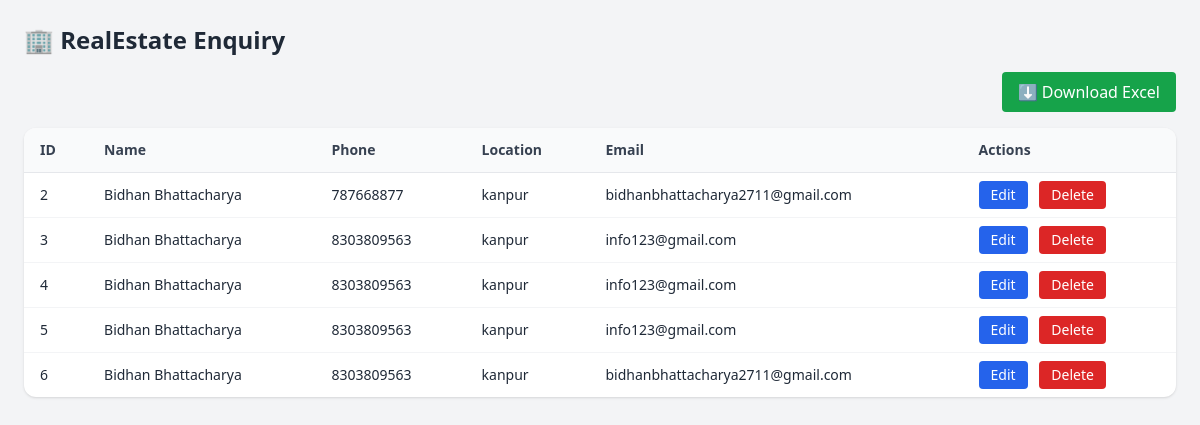
/RealStateenquirytable.php, run on the app's committed database.
### tables this page shows
CREATE TABLE IF NOT EXISTS `realstate_enquiry` (
  `id` int NOT NULL AUTO_INCREMENT,
  `Name` varchar(50) NOT NULL,
  `Phone` bigint NOT NULL,
  `Location` varchar(100) NOT NULL,
  `Email` varchar(50) NOT NULL,
  PRIMARY KEY (`id`)
);

### RealStateenquirytable.php (the view, shortened to what this page needs)
<head>
  <script src="https://cdn.tailwindcss.com"></script>
</head>
<?php
$conn = new mysqli("localhost", "root", "tw1tw1l1tstr", "nexahomes");
$result = $conn->query("SELECT * FROM realstate_enquiry");
?>
<div class="min-h-screen bg-gray-100 p-6">
  <h2 class="text-2xl font-bold mb-4 text-gray-800">🏢 RealEstate Enquiry</h2>
  <div class="flex justify-end mb-4">
    <a href="RealState_downloadexcel.php" class="inline-block bg-green-600 text-white px-4 py-2 rounded hover:bg-green-700 transition">
      ⬇️ Download Excel
    </a>
  </div>
  <div class="overflow-x-auto bg-white rounded-xl shadow">
    <table class="min-w-full divide-y divide-gray-200 text-sm">
      <thead class="bg-gray-50 text-gray-700 text-left">
        <tr>
          <th class="px-4 py-3 font-semibold">ID</th>
          <th class="px-4 py-3 font-semibold">Name</th>
          <th class="px-4 py-3 font-semibold">Phone</th>
          <th class="px-4 py-3 font-semibold">Location</th>
          <th class="px-4 py-3 font-semibold">Email</th>
          <th class="px-4 py-3 font-semibold">Actions</th>
        </tr>
      </thead>
      <tbody class="divide-y divide-gray-100 text-gray-800">
        <?php while ($row = $result->fetch_assoc()): ?>
          <tr class="hover:bg-gray-50">
            <td class="px-4 py-2"><?= $row['id'] ?></td>
            <td class="px-4 py-2"><?= htmlspecialchars($row['Name']) ?></td>
            <td class="px-4 py-2"><?= htmlspecialchars($row['Phone']) ?></td>
            <td class="px-4 py-2"><?= htmlspecialchars($row['Location']) ?></td>
            <td class="px-4 py-2"><?= htmlspecialchars($row['Email']) ?></td>
            <td class="px-4 py-2 space-x-2">
              <a href="RealStateenquirytableedit.php?id=<?= $row['id'] ?>" class="inline-block bg-blue-600 text-white px-3 py-1 rounded hover:bg-blue-700 transition">Edit</a>
              <a href="RealStateenquirytabledelete.php?id=<?= $row['id'] ?>" onclick="return confirm('Are you sure?')" class="inline-block bg-red-600 text-white px-3 py-1 rounded hover:bg-red-700 transition">Delete</a>
            </td>
          </tr>
        <?php endwhile; ?>
      </tbody>
    </table>
  </div>
</div>

### data on the page
realstate_enquiry: id "2", Name "Bidhan Bhattacharya", Phone "787668877", Location "kanpur", Email "bidhanbhattacharya2711@gmail.com"
realstate_enquiry: id "3", Name "Bidhan Bhattacharya", Phone "8303809563", Location "kanpur", Email "info123@gmail.com"
realstate_enquiry: id "4", Name "Bidhan Bhattacharya", Phone "8303809563", Location "kanpur", Email "info123@gmail.com"
realstate_enquiry: id "5", Name "Bidhan Bhattacharya", Phone "8303809563", Location "kanpur", Email "info123@gmail.com"
realstate_enquiry: id "6", Name "Bidhan Bhattacharya", Phone "8303809563", Location "kanpur", Email "bidhanbhattacharya2711@gmail.com"
